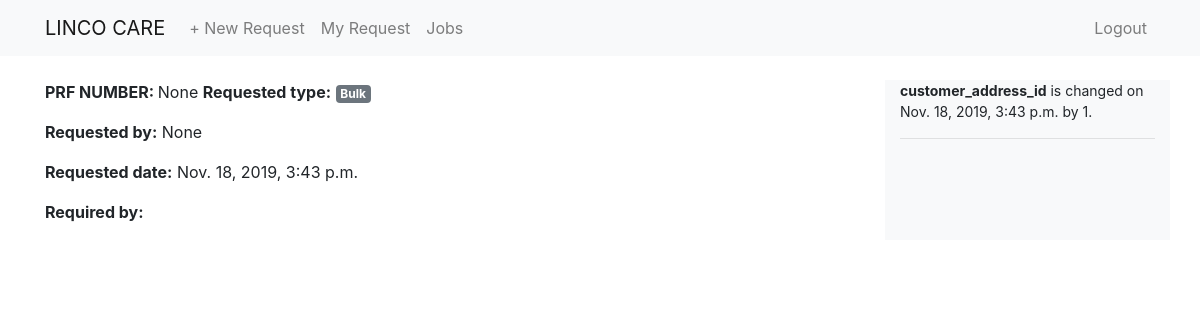
The page /jobs/all-jobs/3 (signed in) on the database its author committed.
### web/models.py (models this page shows, shortened)
class ModelDiffMixin(models.Model):
    def __init__(self, *args, **kwargs):
        super(ModelDiffMixin, self).__init__(*args, **kwargs)
        self.__initial = self._dict
    @property
    def _dict(self):
        return model_to_dict(self, fields=[field.name for field in
                             self._meta.fields])
    class Meta:
        abstract = True

class ProductionJob(ModelDiffMixin):
    SHRINK_WRAP = (
        ('Standard Clear', 'Standard Clear'),
        ('Black', 'Black'),
        ('Security Tape', 'Security Tape'),
    )
    STATUS = (
        ('Pending', 'Pending'),
        ('Open', 'Open'),
        ('Reviewing', 'Reviewing'),
        ('On-Hold', 'On-Hold'),
        ('Awaiting Information', 'Awaiting Information'),
        ('In progress', 'In progress'),
        ('Complete', 'Complete'),
    )
    PALLET_TYPE = (
        ('Standard', 'Standard'),
        ('Europe ', 'Europe'),
        ('Chap', 'Chap'),
        ('Heat Treated', 'Heat Treated'),
        ('Other', 'Other'),
    )
    prf_number = models.IntegerField(null=True, unique=True)
    customer_name = models.ForeignKey(
        Customer, on_delete=models.SET_NULL, blank=True, null=True)
    requested_date = models.DateTimeField(auto_now_add=True)
    requested_by = models.ForeignKey(
        User, on_delete=models.CASCADE, blank=True, null=True)
    customer_address_id = models.CharField(
        max_length=80, blank=True, null=True)
    request_type = models.ManyToManyField(RequestType, blank=True)
    date_issued = models.DateField(auto_now_add=True)
    required_date = models.DateField(auto_now_add=False)
    expected_completion_date = models.DateField(
        auto_now_add=True, blank=True, null=True)
    completion_date = models.DateField(auto_now_add=False, blank=True, null=True)
    production_list = models.ManyToManyField(
        ProductionList, blank=True)
    pallet_type = models.CharField(
        max_length=30, choices=PALLET_TYPE, blank=True, null=True)
    expiry_date_format = models.CharField(
        max_length=30, blank=True, null=True)
    shrink_wrap = models.CharField(
        max_length=30, choices=SHRINK_WRAP, blank=True, null=True)
    special_instructions = models.TextField(blank=True, null=True)
    status = models.CharField(
        max_length=30, choices=STATUS, blank=True, null=True)
    address_label = models.BooleanField(default=False)

class RequestType(models.Model):
    name = models.CharField(max_length=50)
    def __str__(self):
        return self.name

class ModelChangeLogsModel(models.Model):
    user_id = models.BigIntegerField(null=False, blank=True, db_index=True)
    table_name = models.CharField(max_length=132, null=True, blank=True)
    table_id = models.BigIntegerField(null=True, blank=True, db_index=True)
    table_row = models.CharField(max_length=132, null=True, blank=True)
    data = models.TextField(null=True, blank=True)
    action = models.CharField(max_length=16, null=False, blank=True)  # saved or deleted
    timestamp = models.DateTimeField(null=False, blank=True)
    class Meta:
        app_label = "web"
        db_table = "model_change_logs"

### web/views.py (the view)
# urls.py: path('jobs/all-jobs/<int:job_id>', single_job, name="single-job")
@login_required(login_url='/user/login/')
def single_job(request, job_id):
    production_job =ProductionJob.objects.get(id=job_id)
    logs = ModelChangeLogsModel.objects.filter(table_name="ProductionJob", table_id=production_job.pk)
    args = {
        "job": production_job,
        "logs": logs
    }
    return render(request, "jobs/single_job.html", args)

### templates/jobs/single_job.html (shortened to what this page needs)
{% extends "base.html" %}
{% block content %}
<div class="container mt-4">
    <div class="row">
        <div class="col-9">
            <p><strong>PRF NUMBER: </strong>{{ job.prf_number }}
                <strong>Requested type:</strong>
                {% for types in job.request_type.all %}
                <span class="badge badge-secondary">{{ types }}</span></p>
                {% endfor %}
            <p><strong>Requested by:</strong> {{ job.requested_by }}</p>
            <p><strong>Requested date:</strong> {{ job.requested_date }}</p>
            <p><strong>Required by:</strong></p>
        </div>
        <div class="col-3 bg-light">
            {% for log in logs %}
                <p style="font-size:14px"><strong>{{ log.table_row}}</strong> is changed on {{ log.timestamp }} by {{ log.user_id }}.</p>
                <hr />
            {% endfor %}
        </div>
    </div>
</div>
{% endblock content %}

### rows shown on the page
ProductionJob: prf_number "None", requested_by "None", requested_date "Nov. 18, 2019, 3:43 p.m."
RequestType: name "Bulk"
ModelChangeLogsModel: table_row "customer_address_id", timestamp "Nov. 18, 2019, 3:43 p.m.", user_id "1"
